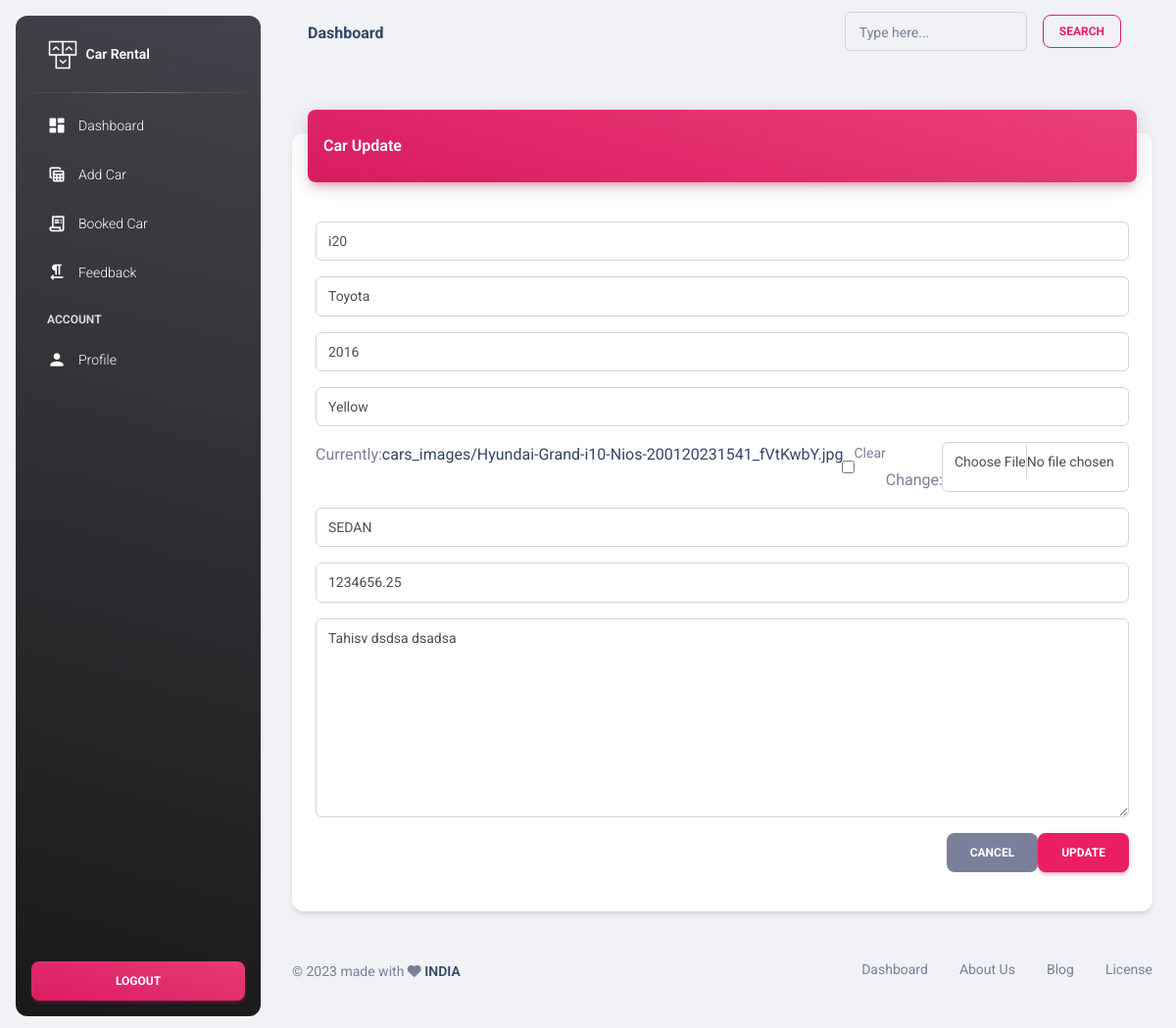
/owner/cars/updatecar/5 (signed in), run on the app's committed database.
### cars/models.py (models this page shows, shortened)
class Car(models.Model):
    user = models.ForeignKey(User, on_delete=models.CASCADE, null=True, blank=True)
    car_model = models.CharField(max_length=10)
    carcompany = models.ForeignKey(CarCompany, null=True, on_delete=models.CASCADE)
    year = models.IntegerField()
    color = models.ForeignKey(CarColor, null=True, on_delete=models.CASCADE)
    car_image = models.ImageField(upload_to="cars_images/", null=True, blank=True)
    cartype = models.ForeignKey(CarType, null=True, on_delete=models.CASCADE)
    rentalrate = models.FloatField()
    availability = models.BooleanField(default=True)
    desc = models.TextField(max_length=500,null=True)
    created_at = models.DateTimeField(auto_now_add=True)
    updated_at = models.DateTimeField(auto_now=True)
    class Meta:
        db_table = 'cars'

class CarColor(models.Model):
    color = models.CharField(max_length=100)
    created_at = models.DateTimeField(auto_now_add=True)
    updated_at = models.DateTimeField(auto_now=True)
    class Meta:
        db_table = 'carcolor'
    def __str__(self):
        return self.color

### cars/views.py (the view)
# urls.py: path('updatecar/<int:pk>', UpdateCarView.as_view(), name="updatecar"),
class UpdateCarView(LoginRequiredMixin, UpdateView):
    model = Car
    template_name = 'owner/carupdate.html'
    form_class = CreateCarForm
    success_url = '/owner/ownerdashboard/'

### cars/models.py (called while the page is built)
    def __str__(self):
        return self.car_type

    def __str__(self):
        return self.car_com

### templates/owner/carupdate.html (shortened to what this page needs)
{% extends 'owner/base.html' %}
{% load static %}
{% block content %}
  <div class="container-fluid py-4">
    <div class="row min-vh-80">
      <div class="col-12 mx-auto">
        <div class="card mt-4">
          <div class="card-header p-0 position-relative mt-n4 mx-3 z-index-2">
            <div class="bg-gradient-primary shadow-primary border-radius-lg pt-4 pb-3">
              <h6 class="text-white text-capitalize ps-3">Car Update</h6>
            </div>
          </div>
          <div class="card-body">
            <form method="post" action="" enctype="multipart/form-data">
      <div class="modal-body">
        {% for i in form %}
          <div class="input-group input-group-outline my-3">
            {{i}}
          </div>
        {% endfor %}
      </div>
      <div class="modal-footer">
        <a class="btn btn-secondary mr-2" href="{% url 'ownerdashboard' %}">Cancel</a>
        <input class="btn btn-primary" type="submit" VALUE="Update">
      </div>
      </form>
          </div>
        </div>
      </div>
    </div>
  </div>
{% endblock %}

### data on the page
Car: form "i20" "Toyota" "2016" "SEDAN" "1234656.25" "Tahisv dsdsa dsadsa"
CarColor: form "Yellow"
